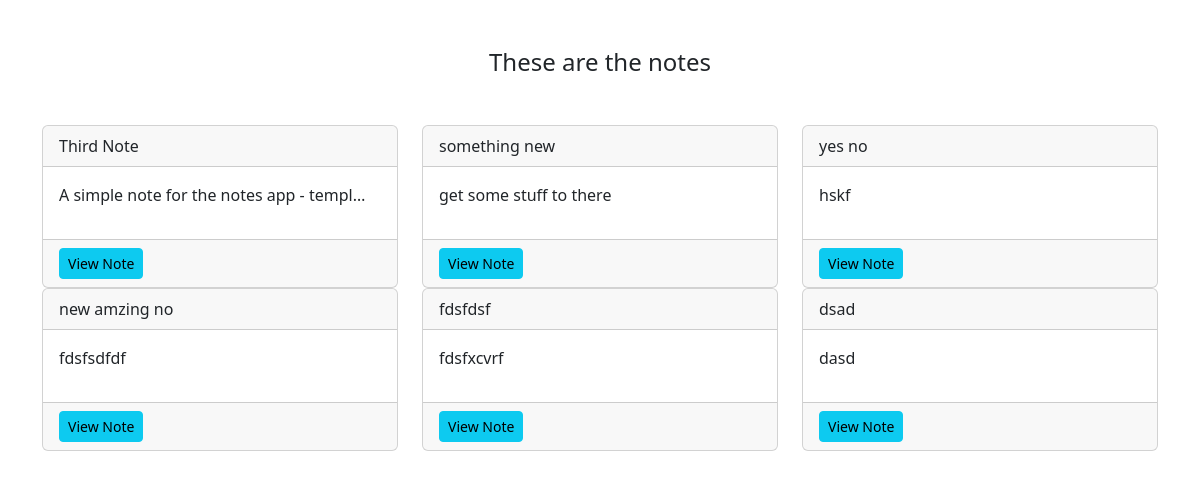
Page /smart/notes/ (signed in) on the earlier database version.
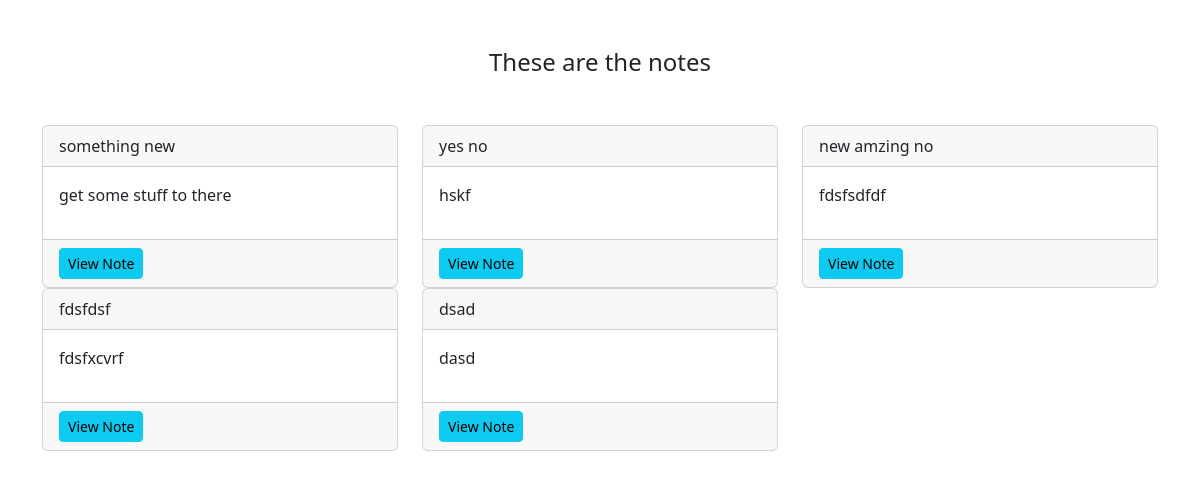
Same page on the later database version.
### notes/models.py (models this page shows)
class Notes(models.Model):
    title = models.CharField(max_length=200)
    text = models.TextField()
    created = models.DateTimeField(auto_now_add=True)
    user = models.ForeignKey(User, on_delete=models.CASCADE, related_name='notes')

### notes/views.py (the view)
# urls.py: path('notes/', views.NotesListView.as_view(), name="notes.list"),
class NotesListView(LoginRequiredMixin, ListView):
    model = Notes
    context_object_name = "notes"
    login_url = "/admin"
    def get_queryset(self):
        return self.request.user.notes.all()

### notes/templates/notes/notes_list.html
{% extends 'base.html' %}
{% load static %}
{% block content %}
<div class="row">
    <div class="col">
        <div class="notes_list_heading text-center mb-5">
            <h1 class="fs-4">These are the notes</h1>
        </div>
    </div>
</div>
<div class="row">
    {% for note in notes %}
    <div class="col-md-4">
        <div class="card">
            <div class="card-header">{{note.title}}</div>
            <div class="card-body">
                <p>{{note.text|truncatechars:40}}</p>
            </div>
            <div class="card-footer">
                <a href="{% url 'notes.detail' pk=note.id %}" class="btn btn-info btn-sm">View Note</a>
            </div>
        </div>
    </div>
    {% endfor %}
</div>
{% endblock %}

### static/templates/base.html (shortened to what this page needs)
{% load static %}
<!DOCTYPE html>
<html lang="en">
<head>
    <link rel="stylesheet" href="https://cdn.jsdelivr.net/npm/bootstrap@5.3.3/dist/css/bootstrap.min.css">
</head>
<body>
    <div class="container my-5">
    {% block content %}
    {% endblock %}
    </div>
</body>
</html>

Differences in the rows shown:
removed Notes: title "Third Note", text "A simple note for the notes app - templ…"
